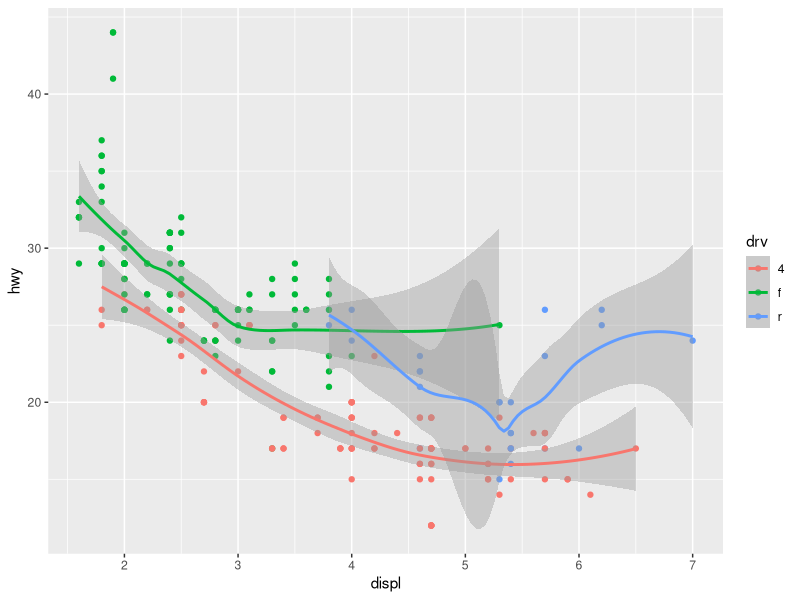
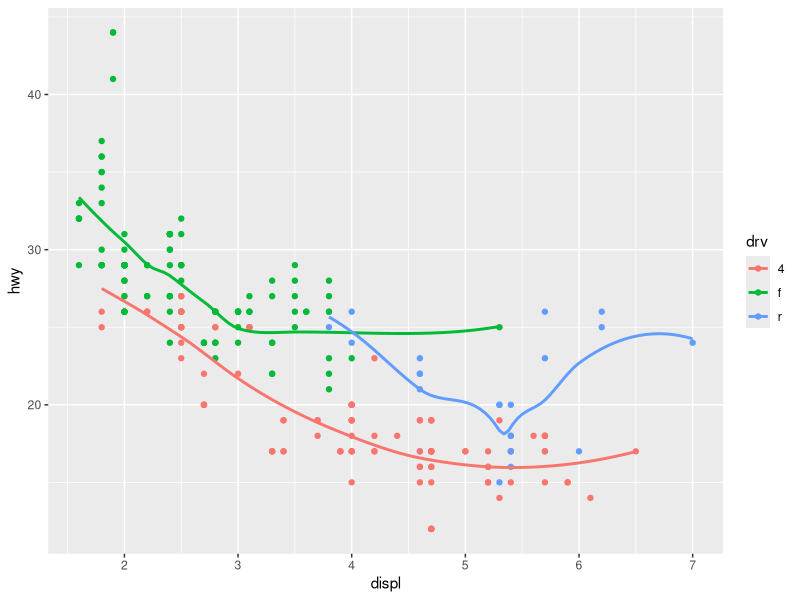
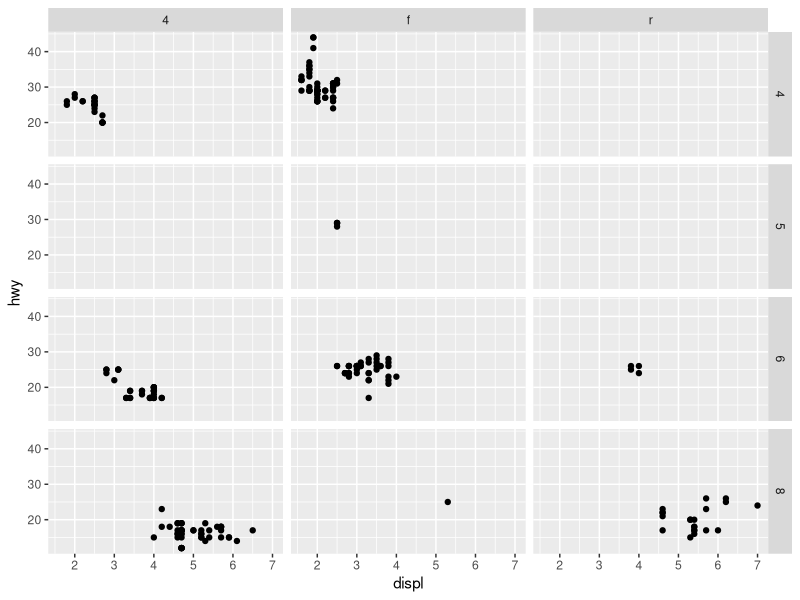
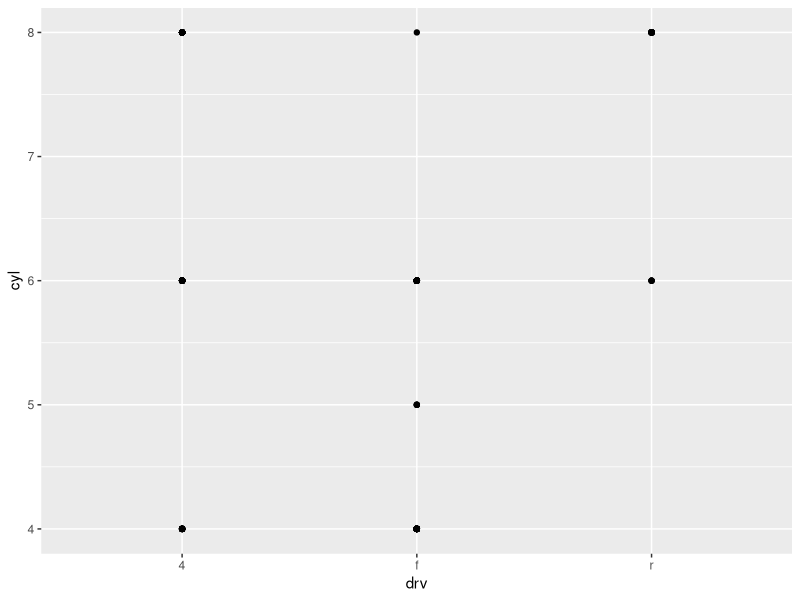
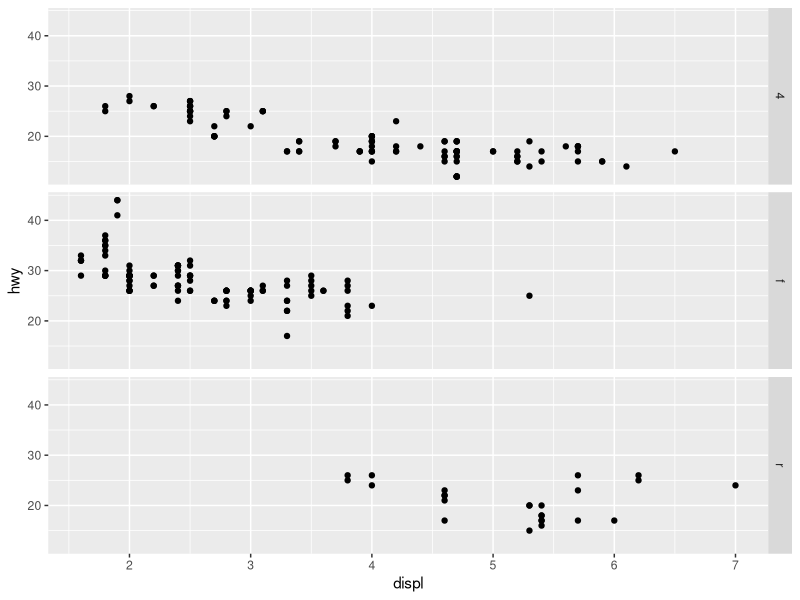
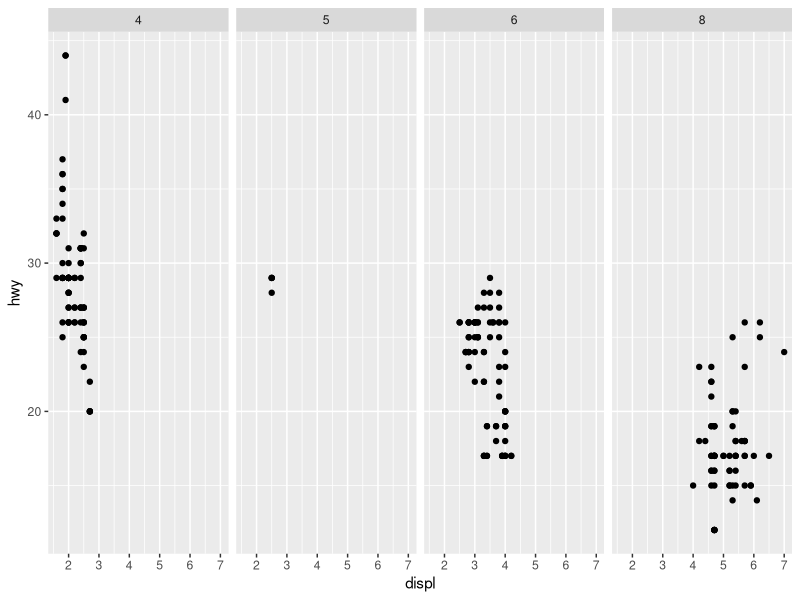
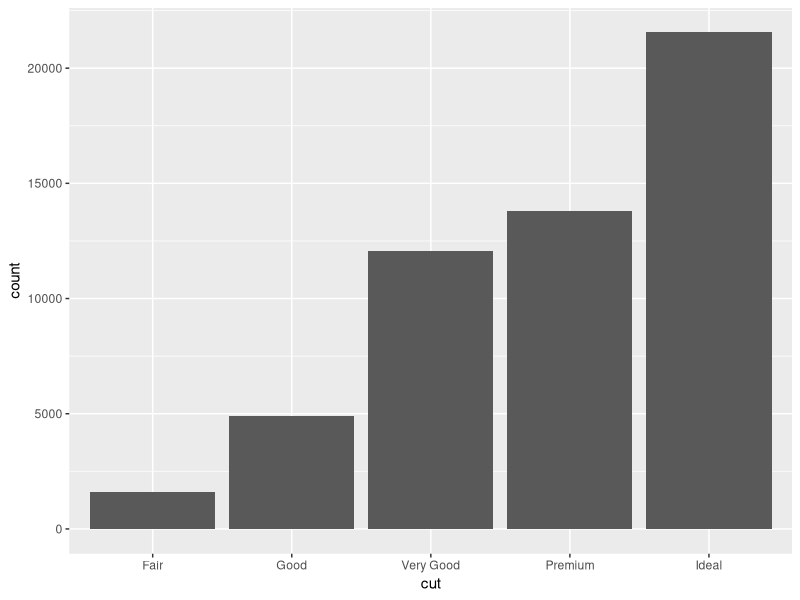
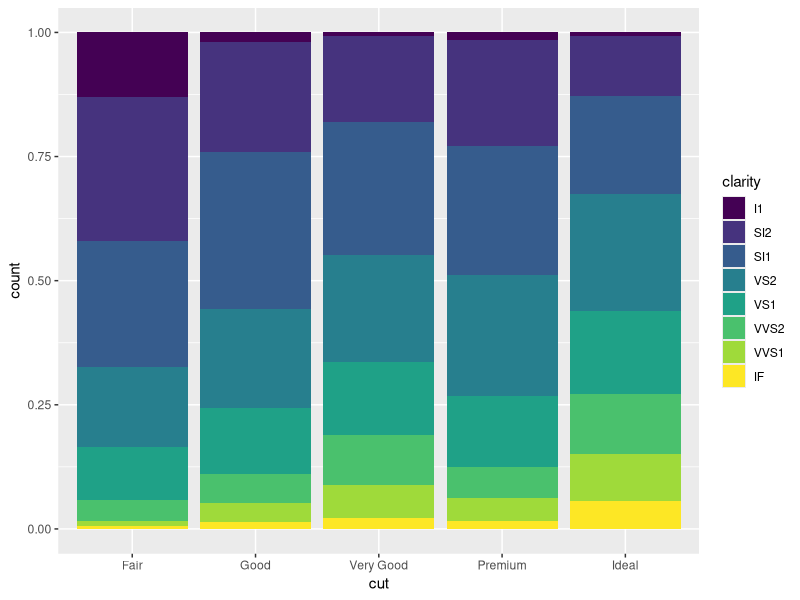

Source code (R) for these figures, in order: (Note: this script raises an error after producing the figures.)
library(tidyverse)
mpg
diamonds
ggplot(data = mpg) + 
  geom_point(mapping = aes(x = displ,y = hwy,color = drv))+
  geom_smooth(mapping = aes(x = displ, y = hwy, color = drv))

ggplot(data = mpg, mapping = aes(x = displ, y = hwy, color = drv)) + 
  geom_point() + 
  geom_smooth(se = FALSE)
# ex.2
# the difference between the following two plots is that the second plot only stats that there exist cars which has the specified drv and cyl
# but the 1st plot shows how displ and hwy is distributed among the cars has the same cyl and drv
ggplot(data = mpg) + 
  geom_point(mapping = aes(x = displ,y = hwy))+
  facet_grid(cyl ~ drv)

ggplot(data = mpg) +
  geom_point(mapping = aes(x = drv, y = cyl))
# ex.3
# the . means ignore the grid accordingly. if '.' appears before '~' means that there is no row facets grid.
ggplot(data = mpg) + 
  geom_point(mapping = aes(x = displ, y = hwy)) +
  facet_grid(drv ~ .)

ggplot(data = mpg) + 
  geom_point(mapping = aes(x = displ, y = hwy)) +
  facet_grid(. ~ cyl)

# ex.4
# advantages: faceting gives more information within each group of datas while aesthetic provides more direct information of how different groups of data are distributed relatively to other groups.
# which is better will ultimately depends on what kind of question one tries to answer through the dataset.

# ex.5
# ncol & nrow controls the layout of the facet wrapping. facet_grid's layout is controlled by how many distinct values the faceting variables has.

# ex.6
# maybe because most of the screens are horizontally elongated?

ggplot(data = diamonds) + 
  geom_bar(mapping = aes(x = cut))

ggplot(data = diamonds) + 
  geom_bar(mapping = aes(x = cut, fill = clarity), position = "fill")

ggplot(data = mpg) + 
  geom_point(mapping = aes(x = displ, y = hwy), position = "jitter")

ggplot(data = mpg, mapping = aes(x = cty, y = hwy)) + 
  geom_jitter()

ggplot(data = mpg, mapping = aes(x = class, y = hwy)) + 
  geom_boxplot()

nz <- map_data("nz")

ggplot(nz, aes(long, lat, group = group)) +
  geom_polygon(fill = "white", colour = "black")

ggplot(nz, aes(long, lat, group = group)) +
  geom_polygon(fill = "white", colour = "black") +
  coord_quickmap()

bar <- ggplot(data = diamonds) + 
  geom_bar(
    mapping = aes(x = cut, fill = cut), 
    show.legend = FALSE,
    width = 1
  ) + 
  theme(aspect.ratio = 1) +
  labs(x = NULL, y = NULL)

bar + coord_flip()
bar + coord_polar()

ggplot(data = filter(mpg, cyl > 5)) + 
  geom_point(mapping = aes(x = displ, y = hwy))  

filter(data = diamond, carat > 3)
